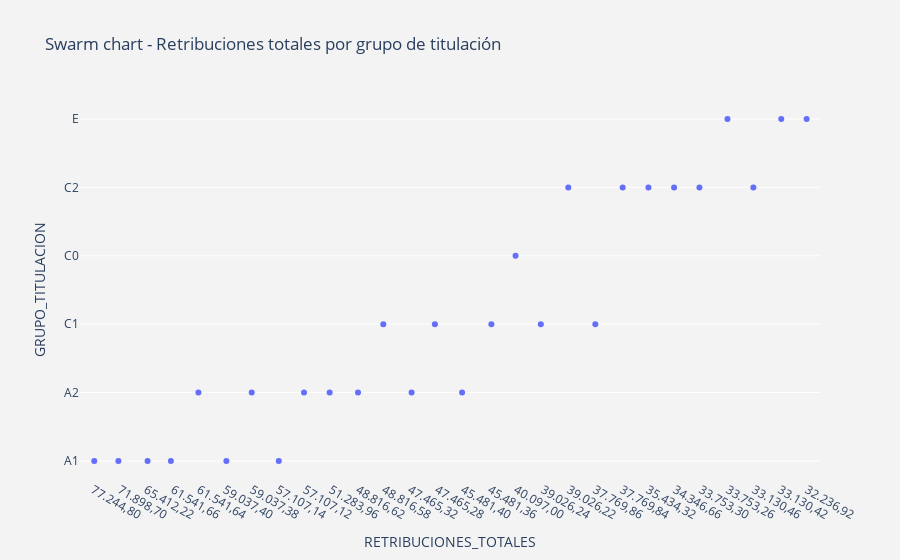

The code cell stored with this chart in its notebook:
### Code cell
fig = px.strip(df, x="RETRIBUCIONES_TOTALES", y="GRUPO_TITULACION",
               
title="Swarm chart - Retribuciones totales por grupo de titulación",).update_layout( 
    paper_bgcolor='rgb(243, 243, 243)',
    plot_bgcolor='rgb(243, 243, 243)')

fig.show()

### Figure 1 — Plotly figure (JSON) as saved in the notebook; plotly's stock layout.template omitted (floating-point values rounded to 4 significant figures)
{"data": [{"alignmentgroup": "True", "boxpoints": "all", "fillcolor": "rgba(255,255,255,0)", "hoveron": "points", "hovertemplate": "RETRIBUCIONES_TOTALES=%{x}<br>GRUPO_TITULACION=%{y}<extra></extra>", "legendgroup": "", "line": {"color": "rgba(255,255,255,0)"}, "marker": {"color": "#636efa"}, "name": "", "offsetgroup": "", "orientation": "v", "pointpos": 0, "showlegend": false, "type": "box", "x": ["77.244,80", "71.898,70", "65.412,22", "61.541,66", "61.541,64", "59.037,40", "59.037,38", "57.107,14", "57.107,12", "51.283,96", "48.816,62", "48.816,58", "47.465,32", "47.465,28", "45.481,40", "45.481,36", "40.097,00", "39.026,24", "39.026,22", "37.769,86", "37.769,84", "35.434,32", "34.346,66", "33.753,30", "33.753,26", "33.130,46", "33.130,42", "32.236,92"], "x0": " ", "xaxis": "x", "y": ["A1", "A1", "A1", "A1", "A2", "A1", "A2", "A1", "A2", "A2", "A2", "C1", "A2", "C1", "A2", "C1", "C0", "C1", "C2", "C1", "C2", "C2", "C2", "C2", "E", "C2", "E", "E"], "y0": " ", "yaxis": "y"}], "layout": {"boxmode": "group", "legend": {"tracegroupgap": 0}, "paper_bgcolor": "rgb(243, 243, 243)", "plot_bgcolor": "rgb(243, 243, 243)", "title": {"text": "Swarm chart - Retribuciones totales por grupo de titulación"}, "xaxis": {"anchor": "y", "domain": [0, 1], "title": {"text": "RETRIBUCIONES_TOTALES"}, "type": "category", "range": [-0.5, 27.5], "autorange": true}, "yaxis": {"anchor": "x", "domain": [0, 1], "title": {"text": "GRUPO_TITULACION"}, "type": "category", "range": [-0.2778, 5.278], "autorange": true}, "autosize": true}}
